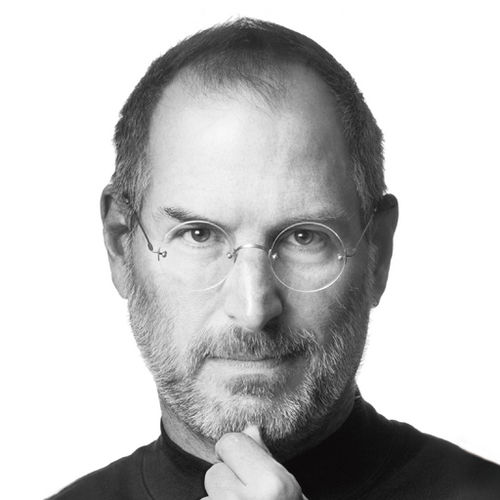
#> input picture jobs.jpg, 500 x 500 px
$ python face.py
#> lines starting #> are read from the running program, lines starting #| are printed output that depends on the picture; after the words box and inside, x2 and y2 are one past the last pixel; in counts of white or black regions, pixels touching at a corner belong together
# -*- coding: utf-8 -*-
import cv2


def main():
    # 入力画像の読み込み
    img = cv2.imread("jobs.jpg")
#> img is the input picture: shape (500, 500, 3); mean B, G, R 192.9, 192.9, 192.9

    # カスケード型識別器の読み込み
    cascade_dir = "haarcascades/"
    face_cascade_path = cascade_dir + "haarcascade_frontalface_default.xml"
    cascade = cv2.CascadeClassifier(face_cascade_path)

    # グレースケール変換
    gray = cv2.cvtColor(img, cv2.COLOR_BGR2GRAY)

    # 顔領域の探索
    face = cascade.detectMultiScale(gray, scaleFactor=1.1, minNeighbors=3, minSize=(30, 30))
#> face = [[107, 123, 296, 296]]

    # 顔領域を赤色の矩形で囲む
    for (x, y, w, h) in face:
        cv2.rectangle(img, (x, y), (x + w, y + h), (0, 0, 200), 3)
#> this loop made 1 pass
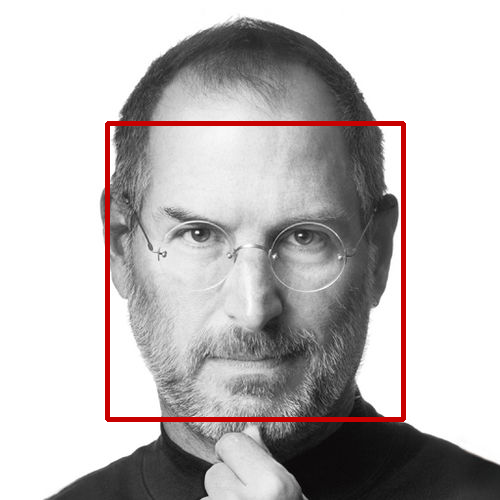
#> img: shape (500, 500, 3); 2.36% of pixels changed, all inside (x1, y1, x2, y2) = (105, 121, 406, 422)

    # 結果を出力
    cv2.imshow("result.jpg", img)
    cv2.waitKey(0)
    cv2.destroyAllWindows()


if __name__ == '__main__':
    main()

$ run again, with tdj.jpg copied over jobs.jpg
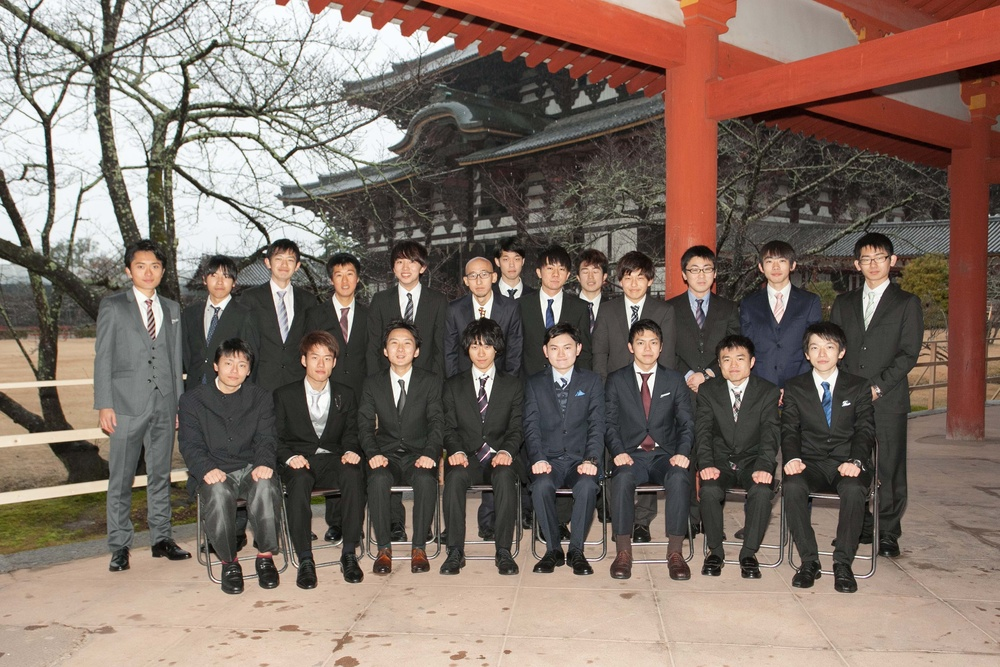
#> input picture tdj.jpg, 1000 x 667 px, shrunk from 3771 x 2514 before the run
#> in main, img is the input picture: shape (667, 1000, 3); mean B, G, R 101.2, 110.7, 127.3
#> in main, `gray = cv2.cvtColor(img, cv2.COLOR_BGR2GRAY)`:
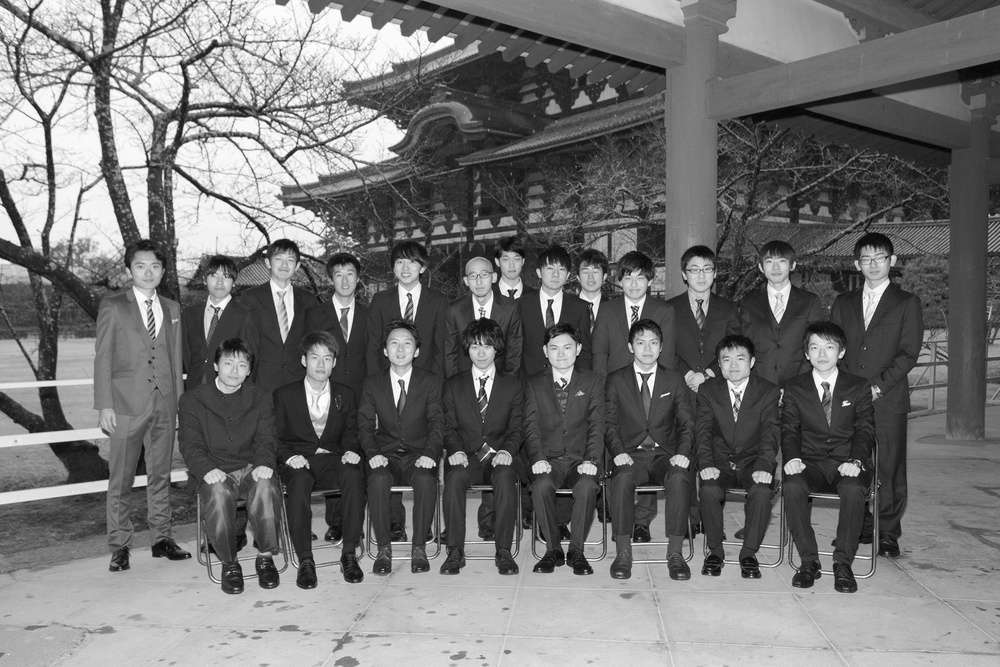
#> gray: shape (667, 1000); min 0, max 255, mean 114.6
#> face = 16 rows, first 6: [268, 248, 33, 33], [857, 246, 35, 35], [389, 250, 34, 34], [759, 248, 34, 34], [127, 250, 42, 42], [680, 255, 40, 40]
#> the loop in main, `for (x, y, w, h) in face:` made 16 passes
#> after the loop in main, `for (x, y, w, h) in face:`:
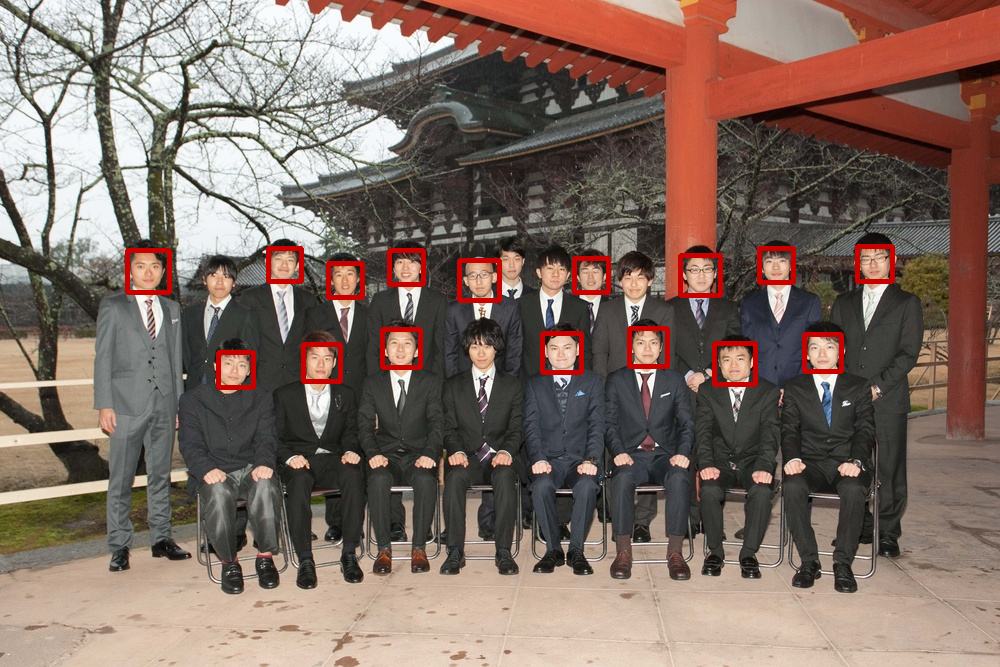
#> img: shape (667, 1000, 3); 1.74% of pixels changed, all inside (x1, y1, x2, y2) = (125, 244, 895, 390)
